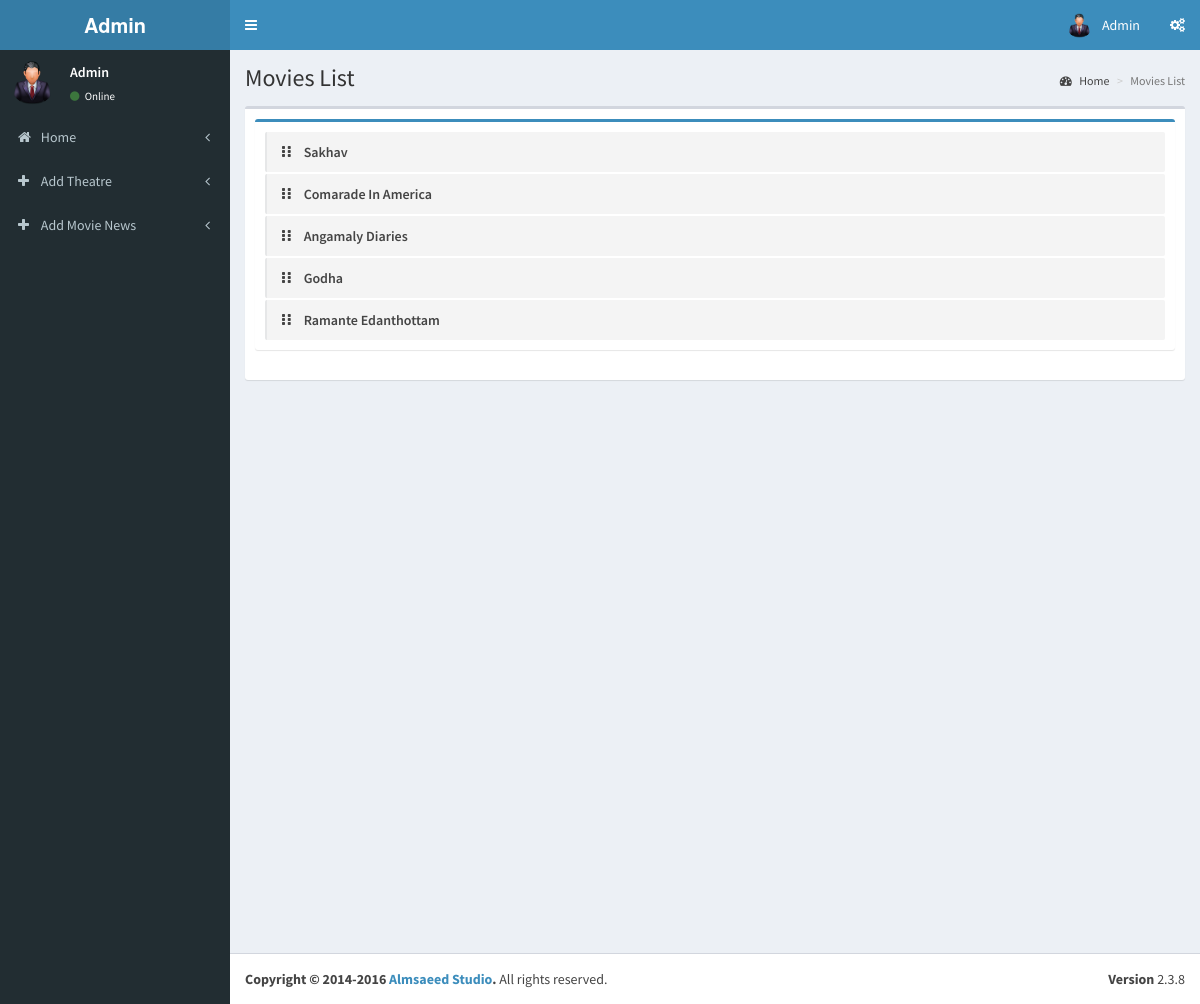
/admin/pages/index.php (signed in), run on the app's committed database.
### tables this page shows
CREATE TABLE IF NOT EXISTS `tbl_movie` (
  `movie_id` int(11) NOT NULL AUTO_INCREMENT,
  `t_id` int(11) NOT NULL COMMENT 'theatre id',
  `movie_name` varchar(100) NOT NULL,
  `cast` varchar(500) NOT NULL,
  `desc` varchar(1000) NOT NULL,
  `release_date` date NOT NULL,
  `image` varchar(200) NOT NULL,
  `video_url` varchar(200) NOT NULL,
  `status` int(1) NOT NULL COMMENT '0 means active ',
  PRIMARY KEY (`movie_id`)
);

### admin/pages/index.php (the view, shortened to what this page needs)
<?php
include('header.php');
?>
  <div class="content-wrapper">
    <section class="content-header">
      <h1>
        Movies List
      </h1>
      <ol class="breadcrumb">
        <li><a href="index"><i class="fa fa-dashboard"></i> Home</a></li>
        <li class="active">Movies List</li>
      </ol>
    </section>
    <section class="content">
      <div class="box">
        <div class="box-body">
            <div class="box box-primary">
            <div class="box-body">
              <ul class="todo-list">
                 <?php
                        $qry7=mysqli_query($con,"select * from tbl_movie");
                        if(mysqli_num_rows($qry7))
                        {
                        while($c=mysqli_fetch_array($qry7))
                        {
                        ?>
                <li>
                      <span class="handle">
                        <i class="fa fa-ellipsis-v"></i>
                        <i class="fa fa-ellipsis-v"></i>
                      </span>
                  <span class="text"><?php echo $c['movie_name'];?></span>
                </li>
                  <?php
                       }}
                     ?>
            </div>
          </div>
        </div>
      </div>
    </section>
  </div>
  <?php
include('footer.php');
?>

### admin/pages/header.php (shortened to what this page needs)
<!DOCTYPE html>
<html>
<head>
  <link rel="stylesheet" href="../validation/dist/css/bootstrapValidator.css"/>
  <link rel="stylesheet" href="../bootstrap/css/bootstrap.min.css">
  <link rel="stylesheet" href="https://cdnjs.cloudflare.com/ajax/libs/font-awesome/4.5.0/css/font-awesome.min.css">
  <link rel="stylesheet" href="https://cdnjs.cloudflare.com/ajax/libs/ionicons/2.0.1/css/ionicons.min.css">
  <link rel="stylesheet" href="../dist/css/AdminLTE.min.css">
  <link rel="stylesheet" href="../dist/css/skins/_all-skins.min.css">
</head>
<body class="hold-transition skin-blue sidebar-mini">
<div class="wrapper">
  <header class="main-header">
    <a href="index.php" class="logo">
      <span class="logo-lg"><b>Admin</b></span>
    </a>
    <nav class="navbar navbar-static-top">
      <a href="#" class="sidebar-toggle" data-toggle="offcanvas" role="button">
      </a>
      <div class="navbar-custom-menu">
        <ul class="nav navbar-nav">
          <li class="dropdown user user-menu">
            <a href="#" class="dropdown-toggle" data-toggle="dropdown">
              <img src="admin.png" class="user-image" alt="User Image">
              <span class="hidden-xs">Admin</span>
            </a>
          </li>
          <li>
            <a href="#" data-toggle="control-sidebar"><i class="fa fa-gears"></i></a>
          </li>
        </ul>
      </div>
    </nav>
  </header>
  <aside class="main-sidebar">
    <section class="sidebar">
      <div class="user-panel">
        <div class="pull-left image">
          <img src="admin.png" class="img-circle" alt="User Image">
        </div>
        <div class="pull-left info">
          <p>Admin</p>
          <a href="#"><i class="fa fa-circle text-success"></i> Online</a>
        </div>
      </div>
      <ul class="sidebar-menu">
        <li class="treeview">
          <a href="index.php">
            <i class="fa fa-home"></i> <span>Home</span>
            <span class="pull-right-container">
              <i class="fa fa-angle-left pull-right"></i>
            </span>
          </a>
        </li>
          <li class="treeview">
          <a href="add_theatre.php">
            <i class="fa fa-plus"></i> <span>Add Theatre</span>
            <span class="pull-right-container">
              <i class="fa fa-angle-left pull-right"></i>
            </span>
          </a>
        </li>
        <li class="treeview">
          <a href="add_movie_news.php">
            <i class="fa fa-plus"></i> <span>Add Movie News</span>
            <span class="pull-right-container">
              <i class="fa fa-angle-left pull-right"></i>
            </span>
          </a>
        </li>
      </ul>
    </section>
  </aside>

### admin/pages/footer.php (shortened to what this page needs)
  <footer class="main-footer">
    <div class="pull-right hidden-xs">
      <b>Version</b> 2.3.8
    </div>
    <strong>Copyright &copy; 2014-2016 <a href="http://almsaeedstudio.com">Almsaeed Studio</a>.</strong> All rights
    reserved.
  </footer>
</div>
</body>
</html>

### data on the page
tbl_movie: movie_name "Sakhav"
tbl_movie: movie_name "Comarade In America"
tbl_movie: movie_name "Angamaly Diaries"
tbl_movie: movie_name "Godha"
tbl_movie: movie_name "Ramante Edanthottam"
